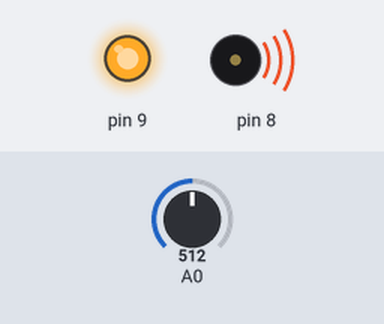
A sketch run on a simulated Arduino Uno, built with avr-gcc and run on an emulated ATmega328P. On the bench: output pins drawn as LEDs (lit = HIGH), buzzer (waves = sounding). Inputs (shaded band) come from the test bench; at power-on: A0 = 512.

Above: at 1.25 s.
1.3 s: A0 set to 306
At 1.7 s:
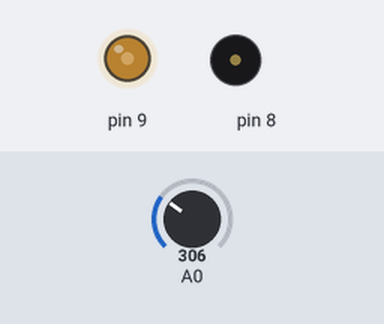
4.3 s: A0 set to 122
At 4.7 s:
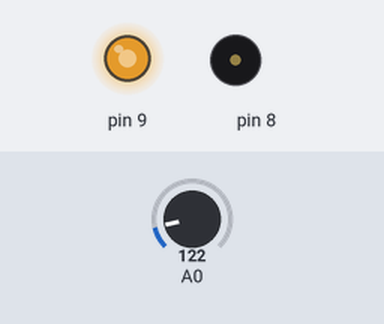
Timing chart, 0 to 13.3 s (numbered marks = the images above; inputs shaded):
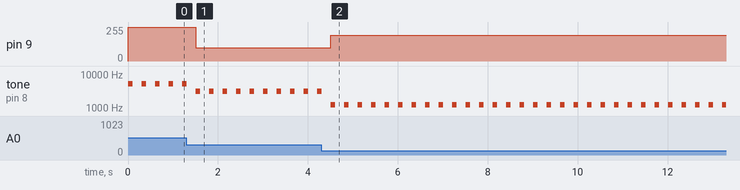

The sketch:

lightSensor.ino
```cpp
void setup() {}
// 조도센서
// A0으로 조도센서의 값이 전달됨
// 값을 변수에 저장함 (0~1023)
//-----------------------------------
//센서 값 0~1023
//아두이노 아날로그 출력 값 Pwm 0~255
//> 범위가 맞지 않음
//> 최솟값과 최댓값을 비율로 따져서 matching >함수 map


void loop() {
  Serial.println("루프 시작됨");
  int light = analogRead(A0);
  // 어두우면 led를 밝혀야하므로 매개변수 3~4번째는 순서가 바뀌어야 함.
  int ledLight = map(light, 0, 500, 255, 0);
  analogWrite(9, ledLight);

  //  스피커 추가
  int hertz = map(light, 0, 500, 31, 4978);
  tone(8, hertz, 100);
  delay(100);
  noTone(8);
  delay(200);
}
```

Measured:
- after the input at 1.3 s, pin 9: 255/255 → 99/255 after 0.20 s
- after the input at 4.3 s, pin 9: 99/255 → 193/255 after 0.21 s
- by itself, tone on pin 8: alternates 1238 Hz for 0.10 s and silent for 0.20 s
